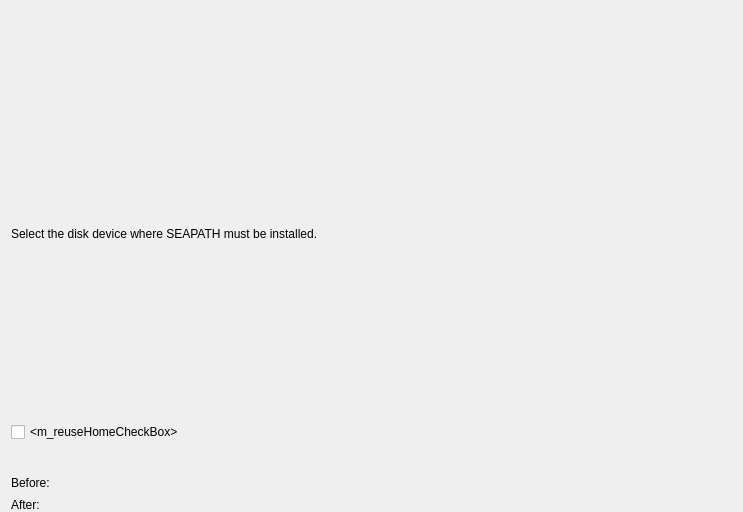
<?xml version="1.0" encoding="UTF-8"?>
<ui version="4.0">
 <author>
SPDX-FileCopyrightText: 2015 Teo Mrnjavac &lt;teo@kde.org&gt;
SPDX-License-Identifier: GPL-3.0-or-later
 </author>
 <class>ChoicePage</class>
 <widget class="QWidget" name="ChoicePage">
  <property name="geometry">
   <rect>
    <x>0</x>
    <y>0</y>
    <width>743</width>
    <height>512</height>
   </rect>
  </property>
  <property name="windowTitle">
   <string notr="true">Form</string>
  </property>
  <layout class="QVBoxLayout" name="m_mainLayout" stretch="0,0">
   <property name="bottomMargin">
    <number>0</number>
   </property>
   <item>
    <layout class="QHBoxLayout" name="m_drivesLayout">
     <item>
      <widget class="QLabel" name="m_drivesLabel">
       <property name="toolTip">
        <string notr="true"/>
       </property>
       <property name="text">
        <string notr="true">&lt;m_drivesLabel&gt;</string>
       </property>
      </widget>
     </item>
    </layout>
   </item>
   <item>
    <layout class="QVBoxLayout" name="m_rightLayout" stretch="0,1,0,0,0">
     <item>
      <widget class="QLabel" name="m_messageLabel">
       <property name="toolTip">
        <string notr="true"/>
       </property>
       <property name="text">
        <string notr="true">&lt;m_messageLabel&gt;</string>
       </property>
      </widget>
     </item>
     <item>
      <widget class="QScrollArea" name="m_itemsScrollArea">
       <property name="frameShape">
        <enum>QFrame::NoFrame</enum>
       </property>
       <property name="frameShadow">
        <enum>QFrame::Plain</enum>
       </property>
       <property name="lineWidth">
        <number>0</number>
       </property>
       <property name="widgetResizable">
        <bool>true</bool>
       </property>
       <widget class="QWidget" name="scrollAreaWidgetContents">
        <property name="geometry">
         <rect>
          <x>0</x>
          <y>0</y>
          <width>723</width>
          <height>339</height>
         </rect>
        </property>
        <layout class="QVBoxLayout" name="m_itemsLayout">
         <property name="leftMargin">
          <number>0</number>
         </property>
         <property name="topMargin">
          <number>0</number>
         </property>
         <property name="rightMargin">
          <number>0</number>
         </property>
         <property name="bottomMargin">
          <number>0</number>
         </property>
         <item>
          <widget class="QLabel" name="label">
           <property name="text">
            <string>Select the disk device where SEAPATH must be installed. </string>
           </property>
          </widget>
         </item>
        </layout>
       </widget>
      </widget>
     </item>
     <item>
      <widget class="QCheckBox" name="m_reuseHomeCheckBox">
       <property name="text">
        <string notr="true">&lt;m_reuseHomeCheckBox&gt;</string>
       </property>
      </widget>
     </item>
     <item>
      <widget class="QLabel" name="m_selectLabel">
       <property name="text">
        <string notr="true"/>
       </property>
      </widget>
     </item>
     <item>
      <layout class="QGridLayout" name="beforeAfterGridLayout">
       <property name="verticalSpacing">
        <number>0</number>
       </property>
       <item row="2" column="0">
        <layout class="QVBoxLayout" name="verticalLayout_2">
         <property name="spacing">
          <number>0</number>
         </property>
         <item>
          <spacer name="verticalSpacer_2">
           <property name="orientation">
            <enum>Qt::Vertical</enum>
           </property>
           <property name="sizeType">
            <enum>QSizePolicy::Fixed</enum>
           </property>
           <property name="sizeHint" stdset="0">
            <size>
             <width>20</width>
             <height>8</height>
            </size>
           </property>
          </spacer>
         </item>
         <item>
          <widget class="QLabel" name="m_previewAfterLabel">
           <property name="text">
            <string notr="true">After:</string>
           </property>
           <property name="alignment">
            <set>Qt::AlignLeading|Qt::AlignLeft|Qt::AlignTop</set>
           </property>
          </widget>
         </item>
        </layout>
       </item>
       <item row="0" column="0">
        <layout class="QVBoxLayout" name="verticalLayout">
         <property name="spacing">
          <number>0</number>
         </property>
         <item>
          <spacer name="verticalSpacer">
           <property name="orientation">
            <enum>Qt::Vertical</enum>
           </property>
           <property name="sizeType">
            <enum>QSizePolicy::Fixed</enum>
           </property>
           <property name="sizeHint" stdset="0">
            <size>
             <width>20</width>
             <height>8</height>
            </size>
           </property>
          </spacer>
         </item>
         <item>
          <widget class="QLabel" name="m_previewBeforeLabel">
           <property name="text">
            <string notr="true">Before:</string>
           </property>
           <property name="alignment">
            <set>Qt::AlignLeading|Qt::AlignLeft|Qt::AlignTop</set>
           </property>
          </widget>
         </item>
        </layout>
       </item>
       <item row="0" column="1">
        <widget class="QWidget" name="m_previewBeforeFrame" native="true">
         <property name="sizePolicy">
          <sizepolicy hsizetype="Expanding" vsizetype="Preferred">
           <horstretch>0</horstretch>
           <verstretch>0</verstretch>
          </sizepolicy>
         </property>
        </widget>
       </item>
       <item row="2" column="1">
        <widget class="QWidget" name="m_previewAfterFrame" native="true">
         <property name="sizePolicy">
          <sizepolicy hsizetype="Expanding" vsizetype="Preferred">
           <horstretch>0</horstretch>
           <verstretch>0</verstretch>
          </sizepolicy>
         </property>
        </widget>
       </item>
      </layout>
     </item>
    </layout>
   </item>
  </layout>
 </widget>
 <resources/>
 <connections/>
</ui>
